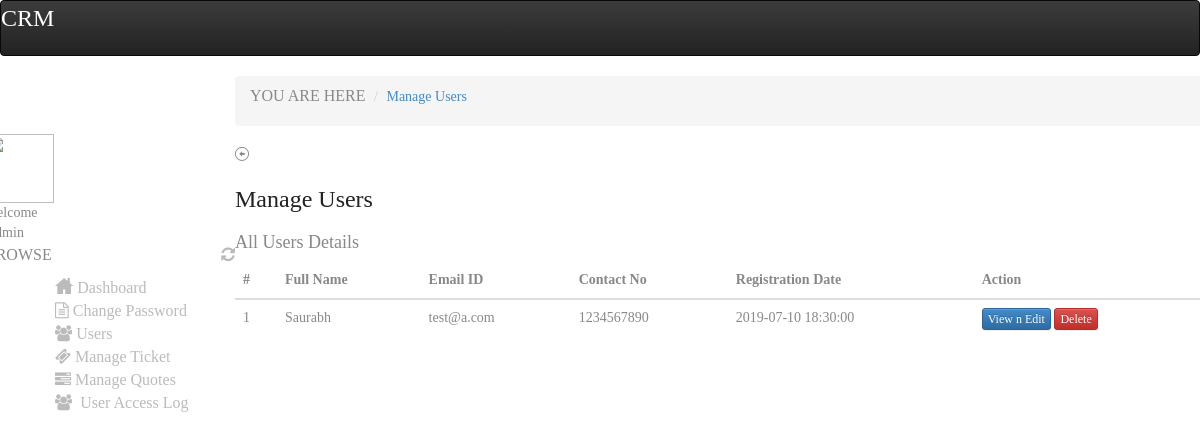
The page /admin/manage-users.php (signed in) on the database its author committed.
### tables this page shows
CREATE TABLE `user` (
  `id` int(11) NOT NULL,
  `name` varchar(255) DEFAULT NULL,
  `email` varchar(255) DEFAULT NULL,
  `alt_email` varchar(255) DEFAULT NULL,
  `password` varchar(255) DEFAULT NULL,
  `mobile` varchar(255) DEFAULT NULL,
  `gender` varchar(255) DEFAULT NULL,
  `user_image` varchar(255) DEFAULT NULL,
  `address` varchar(500) DEFAULT NULL,
  `status` int(11) DEFAULT NULL,
  `posting_date` timestamp NULL DEFAULT current_timestamp()
);

### admin/manage-users.php (the view, shortened to what this page needs)
<?php
include("dbconnection.php");
?>
<!DOCTYPE html>
<html>
<head>
<link href="assets/plugins/pace/pace-theme-flash.css" rel="stylesheet" type="text/css" media="screen"/>
<link href="assets/plugins/boostrapv3/css/bootstrap.min.css" rel="stylesheet" type="text/css"/>
<link href="assets/plugins/boostrapv3/css/bootstrap-theme.min.css" rel="stylesheet" type="text/css"/>
<link href="assets/plugins/font-awesome/css/font-awesome.css" rel="stylesheet" type="text/css"/>
<link href="assets/css/animate.min.css" rel="stylesheet" type="text/css"/>
<link href="assets/plugins/jquery-scrollbar/jquery.scrollbar.css" rel="stylesheet" type="text/css"/>
<link href="assets/css/style.css" rel="stylesheet" type="text/css"/>
<link href="assets/css/responsive.css" rel="stylesheet" type="text/css"/>
<link href="assets/css/custom-icon-set.css" rel="stylesheet" type="text/css"/>
</head>
<body class="">
<?php include("header.php");?>
<div class="page-container row">
      <?php include("leftbar.php");?>
    </div>
  </div>
    <div class="page-content">
            <div class="content">
                <ul class="breadcrumb">
                    <li>
                        <p>YOU ARE HERE</p>
                    </li>
                    <li><a href="#" class="active">Manage Users</a>
                    </li>
                </ul>
                <div class="page-title">	<i class="icon-custom-left"></i>
                    	<h3>Manage Users </h3>
                </div>
                <div class="row">
                    <div class="col-md-12">
                        <div class="row">
                            <div class="col-md-12">
                                <div class="grid simple ">
                                    <div class="grid-title no-border">
                                        	<h4>All Users Details</h4>
                                    </div>
                                    <div class="grid-body no-border">
                                            <table class="table table-hover no-more-tables">
                                                <thead>
                                                    <tr>
                                                        <th>#</th>
                                                        <th>Full Name</th>
                                                        <th>Email ID </th>
                                                        <th>Contact No</th>
                                                        <th>Registration Date</th>
                                                        <th>Action</th>
                                                    </tr>
                                                </thead>
                                                <tbody>
                                                <?php $ret=mysqli_query($con,"select * from user");
												$cnt=1;
												while($row=mysqli_fetch_array($ret))
												{
												?>
                                                    <tr>
                                                        <td><?php echo $cnt;?></td>
                                                        <td><?php echo $row['name'];?></td>
                                                        <td><?php echo $row['email'];?></td>
                                                         <td><?php echo $row['mobile'];?></td>
                                                          <td><?php echo $row['posting_date'];?></td>
                                                          <td>
                                                          <form name="abc" action="" method="post">
                                                           <a href="edit-user.php?id=<?php echo $row['id'];?>" class="btn btn-primary btn-xs btn-mini">View n Edit</a>
                                                           <button type="button" class="btn btn-danger btn-xs btn-mini">Delete </button>
                                                           </form>
                                                          </td>
                                                    </tr>
                                                    <?php $cnt=$cnt+1; } ?>
                                                </tbody>
                                            </table>
                                    </div>
                                </div>
                            </div>
                        </div>
                    </div>
					</div>
                </div>
            </div>
        </div>
</body>
</html>

### admin/assets/css/responsive.css (style rules this page uses)
@media (min-width: 980px) { .page-content { margin-left: 250px; min-height: 100%; } }

### rows shown on the page
user: name "Saurabh", email "test@a.com", mobile "1234567890", posting_date "2019-07-10 18:30:00"
